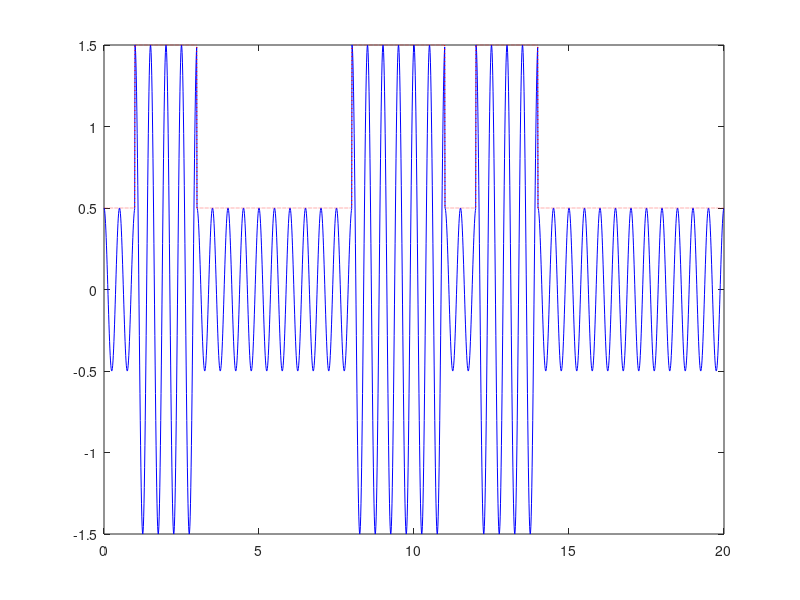
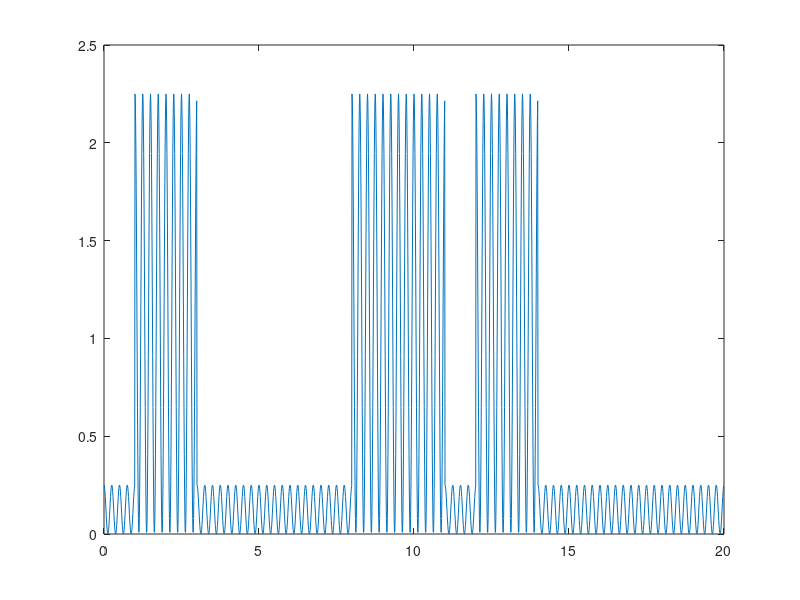
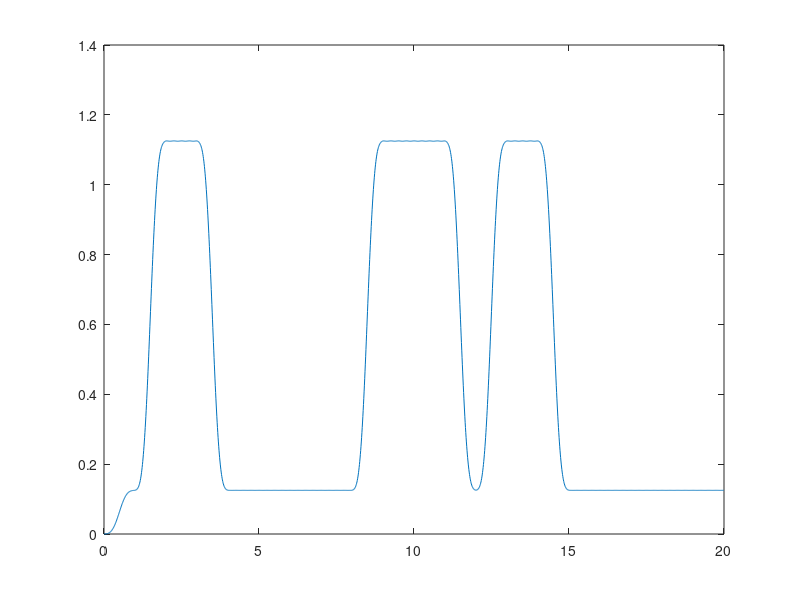

Recreate these plots in MATLAB, in order. (Note: this script raises an error after producing the figures.)
%ASK demostration, generate data and plot the spectrum
clf
clear all
N = 20;
ts = 100;
t = 0:1/ts:(N-1/ts);    % make a timeline
bk = rand(1,N)>0.5;     % NRZ signal
bk = bk + 0.5;          % apply an adder
bkt = kron(bk, ones(1,ts));
ct = cos(2*pi*2*t);
ask = bkt.*ct;
figure(1);
plot(t,ask, 'b', t, bkt, 'r:');
axis([0,N,-1.5,1.5])

s1t = ask.*ask;     % apply the square law detector
figure(2)
plot(t, s1t);

b= fir1(101,0.02);
s2t = filter(b,1,s1t);
figure(3)
plot(t,s2t);

spect = zeros(1,10000);
% check the average over a long time of simulation
for k=1:1000
    bbk = rand(1,N)>0.5;
    bbkt = kron(bk,ones(1,10000/N));
    askt = bbkt.*ct;
    spect = spect + abs(fft(askt));
end
figure(2)   % plot the spectrum of ASK, remember the frequency resolution is 
            %   \delta f = 1/T = 1/20 = 0.05 Hz
plot(1:length(spect)/2,abs(spect(1:length(spect)/2)))
figure(3)
plot(1:length(spect)/2, 20*log10(abs(spect(1:length(spect)/2))));